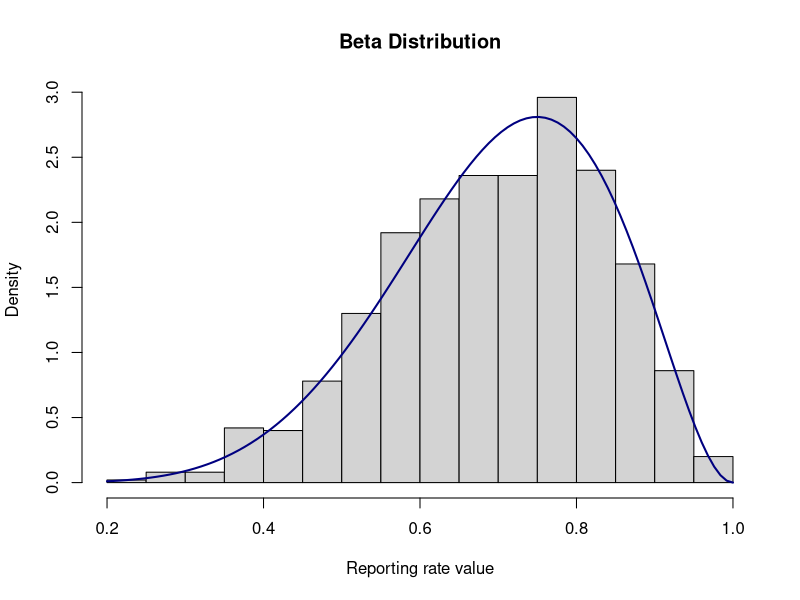

Recreate this plot in R.
mean_l <- 0.70
var_l <- 0.019

# These approaches yield equivalent estimates of alpha and beta
# (1)
alpha <- ((1 - mean_l)/ var_l - 1 / mean_l) * mean_l^2
beta <- alpha* (1 / mean_l - 1)
# (2)
alpha <- (mean_l^2-mean_l^3-mean_l*var_l)/ var_l
beta <- (mean_l-2*mean_l^2 + mean_l^3 - var_l + mean_l*var_l) / var_l

###
alpha
beta

n_samples <- 1000
samples <- rbeta(n_samples, alpha, beta)

hist(samples, freq = FALSE, main = "Beta Distribution", xlab = "Reporting rate value", ylab = "Density")

curve(dbeta(x, alpha, beta), add = TRUE, col = "navy", lwd = 2)


# why does the scaling of alpha and beta change the shape of the curve??
# need to specify the sample size (what sample - tagged fish? tag reports?) and multiply alpha and beta
# by this number?
